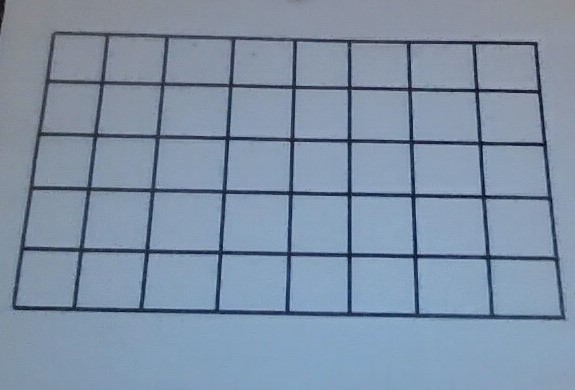
#> input picture termProject461/grid.jpg, 575 x 390 px, given in place of the camera
$ python videodetection.py
#> lines starting #> are read from the running program, lines starting #| are printed output that depends on the picture; after the words box and inside, x2 and y2 are one past the last pixel; in counts of white or black regions, pixels touching at a corner belong together
import cv2
import numpy as np
import math
from time import sleep


class GridProcessor:
    def __init__(self, video_path):
#> in process_video, frame is the input picture: shape (390, 575, 3); mean B, G, R 167.1, 145.4, 127.6
        self.video_path = video_path

    def process_frame(self, frame):
        gray = cv2.cvtColor(frame, cv2.COLOR_BGR2GRAY)
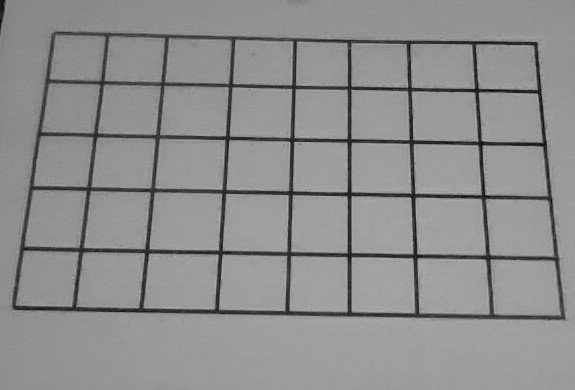
#> gray: shape (390, 575); min 8, max 197, mean 142.6

        # Apply binary thresholding with threshold value 100
        _, binary = cv2.threshold(gray, 90, 255, cv2.THRESH_BINARY_INV)
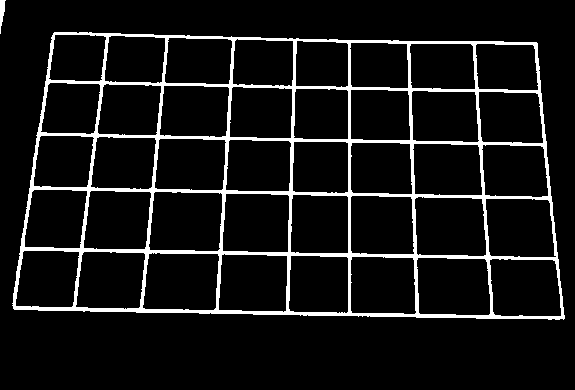
#> binary: shape (390, 575); 8.2% white; 2 white regions, box (x1, y1, x2, y2) and area: (12, 32, 565, 320) 18233, (0, 0, 6, 34) 111

        # Divide the image into connected components and eliminate the largest one
        image = binary.astype('uint8')
        nb_components, output, stats, centroids = cv2.connectedComponentsWithStats(image, connectivity=4)
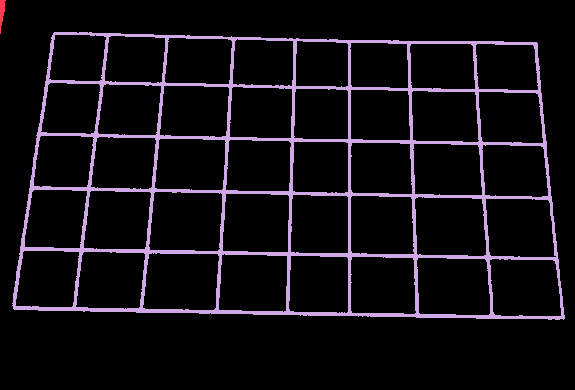
#> output: shape (390, 575) int32; 3 distinct labels, from 0 to 2; one colour per label, 0 black
#> nb_components = 3; stats = [[0, 0, 575, 390, 205906], [0, 0, 6, 34, 111], [12, 32, 553, 288, 18233]]; centroids = [[287.3, 195.9], [1.54, 11.74], [285.6, 179.7]]
        sizes = stats[:, -1]
#> sizes = [205906, 111, 18233]

        # Ensure there's more than one component before accessing sizes[1]
        if nb_components > 1:
            max_label = 1
            max_size = sizes[1]
#> max_size = 111
            for i in range(2, nb_components):
                if sizes[i] > max_size:
                    max_label = i
                    max_size = sizes[i]
#> this loop made 1 pass
#> max_size on pass 1: 18233
#> after the loop, max_label = 2; max_size = 18233
            img2 = np.zeros(output.shape)
            img2[output == max_label] = 255
            image = img2
        else:
            image = np.zeros_like(output)

        # Negative binary
        image = image.astype("uint8")
        image = cv2.bitwise_not(image)

        num_labels, labels, stats, centroids = cv2.connectedComponentsWithStats(image, connectivity=8)

        # Define area threshold
        min_area = 500  # Replace with your desired value
        max_area = 5000

        # Create an output image initialized to zero (black)
        output = np.zeros_like(binary)

        # Loop through each connected component
        cell_count = 0
        areas = []
        for i in range(1, num_labels):  # Start from 1 to skip the background
            area = stats[i, cv2.CC_STAT_AREA]
            if max_area >= area >= min_area:
                # Retain components that meet the area requirement
                output[labels == i] = 255
                cell_count += 1
                areas.append(area)

        image = output

        num_labels, labels, stats, centroids = cv2.connectedComponentsWithStats(image, connectivity=8)
        # Loop through each connected component (excluding the background)
        for i in range(1, num_labels):  # Start from 1 to exclude the background
            cx, cy = centroids[i]
            # print(f"Component {i}: Centroid at ({cx:.2f}, {cy:.2f})")

        #if cell_count == 40: print(centroids[1:])

        image = cv2.cvtColor(image, cv2.COLOR_GRAY2BGR)  # Convert to color for visualization
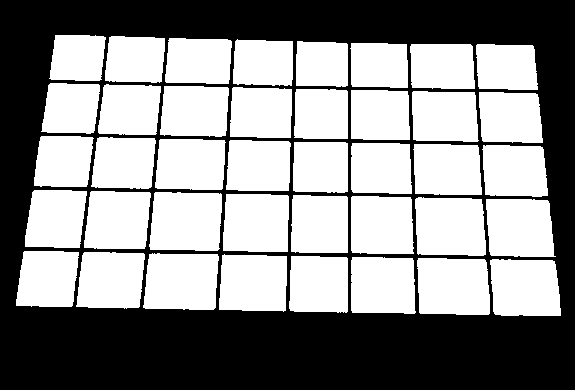
#> image: shape (390, 575, 3); 56% white; 1 black region, box (x1, y1, x2, y2) and area: (0, 0, 575, 390) 98590

        for i in range(1, num_labels):  # Skip the background
            cx, cy = centroids[i]
            cv2.circle(image, (int(cx), int(cy)), 5, (0, 0, 255), -1)
            cv2.putText(image, str(i), (int(cx), int(cy)), cv2.FONT_HERSHEY_SIMPLEX, 1, (255, 0, 0), 2, cv2.LINE_AA)
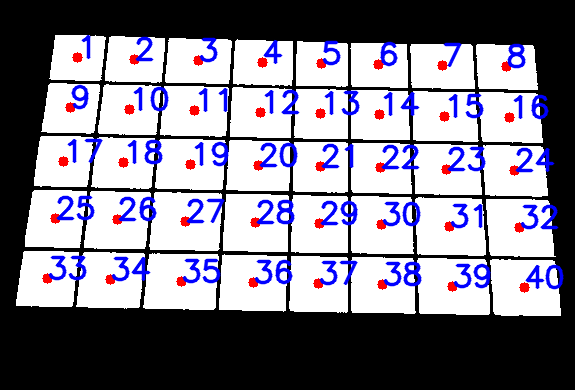
#> image: shape (390, 575, 3); 8.86% of pixels changed, all inside (x1, y1, x2, y2) = (42, 35, 564, 293)

        return (image, centroids[1:])

    # [9 lines left out: function gridSort, not called in this run]

    def process_video(self):
        cap = cv2.VideoCapture(self.video_path)

        if not cap.isOpened():
            print("Error: Cannot open video.")
            return

        while True:
            ret, frame = cap.read()
            if not ret:
                break

            # Process each frame
            processed_frame = self.process_frame(frame)[0]

            # Display the processed frame and the detected objects frame
            cv2.imshow('Processed Frame', processed_frame)

            if cv2.waitKey(1) & 0xFF == ord('q'):
#> (key q is pressed here)
                break

            if cv2.waitKey(1) & 0xFF == ord('o'):
                centroids = self.process_frame(frame)[1]
                sortedCentroids = self.gridSort(centroids)
                print(f'Centroid of grid cells detected: {centroids}')
                print(f'Centroids are sorted in grid order: {sortedCentroids}')
                return sortedCentroids

        cap.release()
        cv2.destroyAllWindows()

class ArucoMarkerDetector:
    def __init__(self, video_path, centroids, marker_size=0.15, camera_matrix=None, dist_coeffs=None):
        # Load the dictionary used to generate markers
#> called with video_path = 0, marker_size = 0.15
        self.aruco_dict = cv2.aruco.getPredefinedDictionary(cv2.aruco.DICT_4X4_250)
        self.parameters = cv2.aruco.DetectorParameters()
        self.marker_size = marker_size
        self.video_path = video_path
        self.pos_x =  None
        self.pos_y = None
        self.orient = None
        self.centroids = centroids
        self.centroidDict = {}
        for i in range(len(centroids)): self.centroidsDict[i+1] = centroids[i]

        # Default camera calibration parameters if none are provided
        self.camera_matrix = camera_matrix if camera_matrix is not None else np.array([
            [800.0, 0.0, 320.0],
            [0.0, 800.0, 240.0],
            [0.0, 0.0, 1.0]
        ])
        self.dist_coeffs = dist_coeffs if dist_coeffs is not None else np.array([0.0, 0.0, 0.0, 0.0])

        # Initialize video capture
        self.cap = cv2.VideoCapture(self.video_path)

    # [87 lines left out: functions detect_markers, estimate_pose, draw_markers_and_axes, closest_point, measureAngle, run, not called in this run]

video_path = 0
processor = GridProcessor(video_path)
centroids = processor.process_video()
#centroids = [np.array([ 59.80806916, 202.8389049 ]), np.array([132.2450614 , 202.18606514]), np.array([204.14507   , 201.88501638]), np.array([269.38349984, 201.26941669]), np.array([336.68097811, 201.0864373 ]), np.array([410.01501743, 200.53177796]), np.array([482.49071537, 200.02465753]), np.array([538.53244722, 210.82799062]), np.array([ 60.23868097, 263.06385763]), np.array([132.74440433, 263.00697954]), np.array([204.77792805, 262.29997295]), np.array([269.97419929, 261.97864769]), np.array([336.94712526, 261.60600616]), np.array([410.91293774, 261.52577821]), np.array([482.58253227, 260.84152705]), np.array([547.62198221, 260.58132147]), np.array([ 60.99275992, 323.86562409]), np.array([133.17318289, 323.45814747]), np.array([204.97468354, 323.476597  ]), np.array([270.48180637, 323.01721897]), np.array([337.54642656, 322.57512662]), np.array([410.88862683, 322.40277778]), np.array([483.40492102, 321.97387606]), np.array([547.869761  , 321.70904053]), np.array([ 61.34394193, 383.08961474]), np.array([133.51786626, 383.49974477]), np.array([204.9108826 , 383.25478435]), np.array([270.51664612, 382.53390875]), np.array([337.51625135, 382.52979415]), np.array([411.05522884, 382.1920225 ]), np.array([483.05790838, 381.91961971]), np.array([547.3708166 , 381.06392236]), np.array([ 62.3846382 , 441.58155397]), np.array([134.6241573, 442.0005618]), np.array([205.81843318, 442.54807988]), np.array([270.96521445, 442.35123269]), np.array([337.73476703, 441.90979689]), np.array([411.41468802, 441.4445058 ]), np.array([482.73684211, 440.77725564]), np.array([547.07637655, 439.90763766])]
#> (the run stopped early here; a loop or call above may not have finished)
